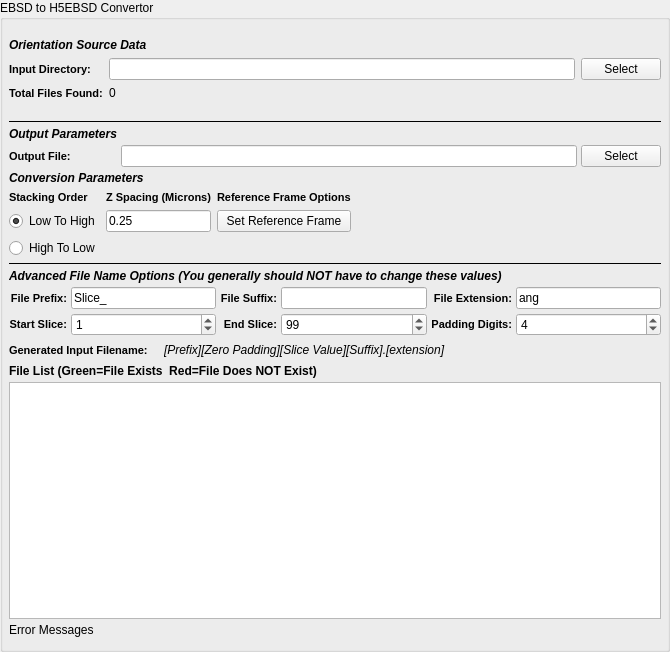
<?xml version="1.0" encoding="UTF-8"?>
<ui version="4.0">
 <class>QEbsdToH5EbsdWidget</class>
 <widget class="QFilterWidget" name="QEbsdToH5EbsdWidget">
  <property name="geometry">
   <rect>
    <x>0</x>
    <y>0</y>
    <width>670</width>
    <height>652</height>
   </rect>
  </property>
  <property name="windowTitle">
   <string>Form</string>
  </property>
  <property name="title">
   <string>EBSD to H5EBSD Convertor</string>
  </property>
  <layout class="QGridLayout" name="gridLayout_3">
   <property name="leftMargin">
    <number>6</number>
   </property>
   <property name="topMargin">
    <number>12</number>
   </property>
   <property name="rightMargin">
    <number>6</number>
   </property>
   <property name="bottomMargin">
    <number>12</number>
   </property>
   <property name="spacing">
    <number>4</number>
   </property>
   <item row="5" column="0">
    <widget class="Line" name="line_9">
     <property name="frameShadow">
      <enum>QFrame::Plain</enum>
     </property>
     <property name="orientation">
      <enum>Qt::Horizontal</enum>
     </property>
    </widget>
   </item>
   <item row="6" column="0">
    <widget class="QLabel" name="label_58">
     <property name="styleSheet">
      <string notr="true">QLabel 
{
	font-style: italic;font-weight: bold;
font-size: 12px;
}</string>
     </property>
     <property name="text">
      <string>Advanced File Name Options (You generally should NOT have to change these values)</string>
     </property>
    </widget>
   </item>
   <item row="7" column="0">
    <layout class="QGridLayout" name="gridLayout_20">
     <item row="1" column="0">
      <widget class="QLabel" name="label_50">
       <property name="styleSheet">
        <string notr="true">QLabel {
font-weight: bold;
font-size: 11px;
}</string>
       </property>
       <property name="text">
        <string>Start Slice:</string>
       </property>
       <property name="alignment">
        <set>Qt::AlignRight|Qt::AlignTrailing|Qt::AlignVCenter</set>
       </property>
      </widget>
     </item>
     <item row="1" column="1">
      <widget class="QSpinBox" name="m_ZStartIndex">
       <property name="minimumSize">
        <size>
         <width>75</width>
         <height>0</height>
        </size>
       </property>
       <property name="toolTip">
        <string>Which file index to start the import at.</string>
       </property>
       <property name="maximum">
        <number>1000000</number>
       </property>
       <property name="value">
        <number>1</number>
       </property>
      </widget>
     </item>
     <item row="1" column="2">
      <widget class="QLabel" name="label_51">
       <property name="styleSheet">
        <string notr="true">QLabel {
font-weight: bold;
font-size: 11px;
}</string>
       </property>
       <property name="text">
        <string>End Slice:</string>
       </property>
       <property name="alignment">
        <set>Qt::AlignRight|Qt::AlignTrailing|Qt::AlignVCenter</set>
       </property>
      </widget>
     </item>
     <item row="1" column="3">
      <widget class="QSpinBox" name="m_ZEndIndex">
       <property name="minimumSize">
        <size>
         <width>75</width>
         <height>0</height>
        </size>
       </property>
       <property name="toolTip">
        <string>The file index to stop the import at. (Inclusive)</string>
       </property>
       <property name="maximum">
        <number>1000000</number>
       </property>
       <property name="value">
        <number>99</number>
       </property>
      </widget>
     </item>
     <item row="1" column="4">
      <widget class="QLabel" name="label_21">
       <property name="styleSheet">
        <string notr="true">QLabel {
font-weight: bold;
font-size: 11px;
}</string>
       </property>
       <property name="text">
        <string>Padding Digits:</string>
       </property>
       <property name="alignment">
        <set>Qt::AlignRight|Qt::AlignTrailing|Qt::AlignVCenter</set>
       </property>
      </widget>
     </item>
     <item row="1" column="5">
      <widget class="QSpinBox" name="m_TotalDigits">
       <property name="toolTip">
        <string>The number of digits to allow for the slice index.</string>
       </property>
       <property name="value">
        <number>4</number>
       </property>
      </widget>
     </item>
     <item row="0" column="0">
      <widget class="QLabel" name="label_32">
       <property name="styleSheet">
        <string notr="true">QLabel {
font-weight: bold;
font-size: 11px;
}</string>
       </property>
       <property name="text">
        <string>File Prefix:</string>
       </property>
       <property name="alignment">
        <set>Qt::AlignRight|Qt::AlignTrailing|Qt::AlignVCenter</set>
       </property>
      </widget>
     </item>
     <item row="0" column="1">
      <widget class="QLineEdit" name="m_FilePrefix">
       <property name="toolTip">
        <string>The front part of the input file name</string>
       </property>
       <property name="text">
        <string>Slice_</string>
       </property>
      </widget>
     </item>
     <item row="0" column="2">
      <widget class="QLabel" name="label_13">
       <property name="styleSheet">
        <string notr="true">QLabel {
font-weight: bold;
font-size: 11px;
}</string>
       </property>
       <property name="text">
        <string>File Suffix:</string>
       </property>
       <property name="alignment">
        <set>Qt::AlignRight|Qt::AlignTrailing|Qt::AlignVCenter</set>
       </property>
      </widget>
     </item>
     <item row="0" column="3">
      <widget class="QLineEdit" name="m_FileSuffix">
       <property name="toolTip">
        <string>The part of the filename that comes AFTER the slice index</string>
       </property>
      </widget>
     </item>
     <item row="0" column="4">
      <widget class="QLabel" name="label_56">
       <property name="styleSheet">
        <string notr="true">QLabel {
font-weight: bold;
font-size: 11px;
}</string>
       </property>
       <property name="text">
        <string>File Extension:</string>
       </property>
       <property name="alignment">
        <set>Qt::AlignRight|Qt::AlignTrailing|Qt::AlignVCenter</set>
       </property>
      </widget>
     </item>
     <item row="0" column="5">
      <widget class="QLineEdit" name="m_FileExt">
       <property name="toolTip">
        <string>The file extension of the input files</string>
       </property>
       <property name="text">
        <string>ang</string>
       </property>
      </widget>
     </item>
    </layout>
   </item>
   <item row="8" column="0">
    <layout class="QHBoxLayout" name="_6">
     <item>
      <widget class="QLabel" name="label_17">
       <property name="styleSheet">
        <string notr="true">QLabel {
font-weight: bold;
font-size: 11px;
}</string>
       </property>
       <property name="text">
        <string>Generated Input Filename:</string>
       </property>
      </widget>
     </item>
     <item>
      <spacer name="horizontalSpacer_24">
       <property name="orientation">
        <enum>Qt::Horizontal</enum>
       </property>
       <property name="sizeType">
        <enum>QSizePolicy::Fixed</enum>
       </property>
       <property name="sizeHint" stdset="0">
        <size>
         <width>12</width>
         <height>20</height>
        </size>
       </property>
      </spacer>
     </item>
     <item>
      <widget class="QLabel" name="m_GeneratedFileNameExample">
       <property name="font">
        <font>
         <italic>true</italic>
        </font>
       </property>
       <property name="text">
        <string>[Prefix][Zero Padding][Slice Value][Suffix].[extension]</string>
       </property>
      </widget>
     </item>
     <item>
      <spacer name="horizontalSpacer_25">
       <property name="orientation">
        <enum>Qt::Horizontal</enum>
       </property>
       <property name="sizeHint" stdset="0">
        <size>
         <width>40</width>
         <height>20</height>
        </size>
       </property>
      </spacer>
     </item>
    </layout>
   </item>
   <item row="9" column="0">
    <widget class="QLabel" name="label_57">
     <property name="font">
      <font>
       <weight>75</weight>
       <italic>false</italic>
       <bold>true</bold>
      </font>
     </property>
     <property name="text">
      <string>File List (Green=File Exists  Red=File Does NOT Exist)</string>
     </property>
    </widget>
   </item>
   <item row="10" column="0">
    <widget class="QListWidget" name="m_FileListView">
     <property name="sizePolicy">
      <sizepolicy hsizetype="Expanding" vsizetype="MinimumExpanding">
       <horstretch>0</horstretch>
       <verstretch>0</verstretch>
      </sizepolicy>
     </property>
     <property name="toolTip">
      <string>The list of files that will be imported in the order they will be imported into the HDF5 Ebsd File</string>
     </property>
    </widget>
   </item>
   <item row="11" column="0">
    <widget class="QLabel" name="m_ErrorMessage">
     <property name="text">
      <string>Error Messages</string>
     </property>
    </widget>
   </item>
   <item row="2" column="0">
    <layout class="QGridLayout" name="gridLayout_2">
     <property name="topMargin">
      <number>0</number>
     </property>
     <property name="spacing">
      <number>6</number>
     </property>
     <item row="1" column="0" colspan="2">
      <widget class="QLabel" name="label_6">
       <property name="styleSheet">
        <string notr="true">QLabel 
{
font-style: italic;
font-weight: bold;
font-size: 12px;
}</string>
       </property>
       <property name="text">
        <string>Conversion Parameters</string>
       </property>
      </widget>
     </item>
     <item row="2" column="0">
      <widget class="QLabel" name="label_2">
       <property name="styleSheet">
        <string notr="true">QLabel {
font-weight: bold;
font-size: 11px;
}</string>
       </property>
       <property name="text">
        <string>Stacking Order</string>
       </property>
      </widget>
     </item>
     <item row="3" column="0">
      <widget class="QRadioButton" name="m_StackLowToHigh">
       <property name="text">
        <string>Low To High</string>
       </property>
       <property name="checked">
        <bool>true</bool>
       </property>
      </widget>
     </item>
     <item row="4" column="0">
      <widget class="QRadioButton" name="m_StackHighToLow">
       <property name="text">
        <string>High To Low</string>
       </property>
      </widget>
     </item>
     <item row="3" column="3">
      <spacer name="horizontalSpacer">
       <property name="orientation">
        <enum>Qt::Horizontal</enum>
       </property>
       <property name="sizeHint" stdset="0">
        <size>
         <width>40</width>
         <height>20</height>
        </size>
       </property>
      </spacer>
     </item>
     <item row="3" column="2">
      <widget class="QPushButton" name="m_RefFrameOptionsBtn">
       <property name="toolTip">
        <string>This will show the advanced reference frame options</string>
       </property>
       <property name="text">
        <string>Set Reference Frame</string>
       </property>
      </widget>
     </item>
     <item row="2" column="2">
      <widget class="QLabel" name="label_3">
       <property name="styleSheet">
        <string notr="true">QLabel {
font-weight: bold;
font-size: 11px;
}</string>
       </property>
       <property name="text">
        <string>Reference Frame Options</string>
       </property>
      </widget>
     </item>
     <item row="2" column="1">
      <widget class="QLabel" name="label_4">
       <property name="styleSheet">
        <string notr="true">QLabel {
font-weight: bold;
font-size: 11px;
}</string>
       </property>
       <property name="text">
        <string>Z Spacing (Microns)</string>
       </property>
      </widget>
     </item>
     <item row="3" column="1">
      <widget class="QLineEdit" name="m_zSpacing">
       <property name="sizePolicy">
        <sizepolicy hsizetype="Ignored" vsizetype="Preferred">
         <horstretch>0</horstretch>
         <verstretch>0</verstretch>
        </sizepolicy>
       </property>
       <property name="toolTip">
        <string>The spacing between each layer.</string>
       </property>
       <property name="text">
        <string>0.25</string>
       </property>
      </widget>
     </item>
    </layout>
   </item>
   <item row="0" column="0">
    <layout class="QGridLayout" name="gridLayout">
     <property name="topMargin">
      <number>6</number>
     </property>
     <property name="bottomMargin">
      <number>6</number>
     </property>
     <property name="spacing">
      <number>6</number>
     </property>
     <item row="0" column="0" colspan="3">
      <widget class="QLabel" name="label_5">
       <property name="styleSheet">
        <string notr="true">QLabel 
{
	font-style: italic;font-weight: bold;
font-size: 12px;
}</string>
       </property>
       <property name="text">
        <string>Orientation Source Data</string>
       </property>
      </widget>
     </item>
     <item row="1" column="0">
      <widget class="QLabel" name="label_29">
       <property name="toolTip">
        <string>The directory that contains the .ang or .ctf files</string>
       </property>
       <property name="styleSheet">
        <string notr="true">QLabel {
font-weight: bold;
font-size: 11px;
}</string>
       </property>
       <property name="text">
        <string>Input Directory:</string>
       </property>
      </widget>
     </item>
     <item row="1" column="1">
      <widget class="QFSDropLineEdit" name="m_InputDir"/>
     </item>
     <item row="1" column="2">
      <widget class="QPushButton" name="m_InputDirBtn">
       <property name="text">
        <string>Select</string>
       </property>
      </widget>
     </item>
     <item row="2" column="0">
      <widget class="QLabel" name="label_47">
       <property name="styleSheet">
        <string notr="true">QLabel {
font-weight: bold;
font-size: 11px;
}</string>
       </property>
       <property name="text">
        <string>Total Files Found:</string>
       </property>
      </widget>
     </item>
     <item row="2" column="1">
      <widget class="QLabel" name="m_TotalSlices">
       <property name="text">
        <string>0</string>
       </property>
      </widget>
     </item>
    </layout>
   </item>
   <item row="1" column="0">
    <layout class="QGridLayout" name="gridLayout_4">
     <property name="topMargin">
      <number>10</number>
     </property>
     <item row="1" column="0">
      <widget class="QLabel" name="label_7">
       <property name="styleSheet">
        <string notr="true">QLabel 
{
	font-style: italic;font-weight: bold;
font-size: 12px;
}</string>
       </property>
       <property name="text">
        <string>Output Parameters</string>
       </property>
      </widget>
     </item>
     <item row="2" column="0">
      <widget class="QLabel" name="label_53">
       <property name="styleSheet">
        <string>QLabel {
font-weight: bold;
font-size: 11px;
}</string>
       </property>
       <property name="text">
        <string>Output File:</string>
       </property>
      </widget>
     </item>
     <item row="2" column="1">
      <widget class="QFSDropLineEdit" name="m_OutputFile">
       <property name="toolTip">
        <string>The absolute path to the output file</string>
       </property>
      </widget>
     </item>
     <item row="2" column="2">
      <widget class="QPushButton" name="m_OutputFileBtn">
       <property name="text">
        <string>Select</string>
       </property>
      </widget>
     </item>
     <item row="0" column="0" colspan="3">
      <widget class="Line" name="line_8">
       <property name="frameShadow">
        <enum>QFrame::Plain</enum>
       </property>
       <property name="orientation">
        <enum>Qt::Horizontal</enum>
       </property>
      </widget>
     </item>
    </layout>
   </item>
  </layout>
 </widget>
 <customwidgets>
  <customwidget>
   <class>QFSDropLineEdit</class>
   <extends>QLineEdit</extends>
   <header location="global">QFSDropLineEdit.h</header>
  </customwidget>
  <customwidget>
   <class>QFilterWidget</class>
   <extends>QGroupBox</extends>
   <header location="global">QFilterWidget.h</header>
   <container>1</container>
  </customwidget>
 </customwidgets>
 <resources/>
 <connections/>
</ui>
